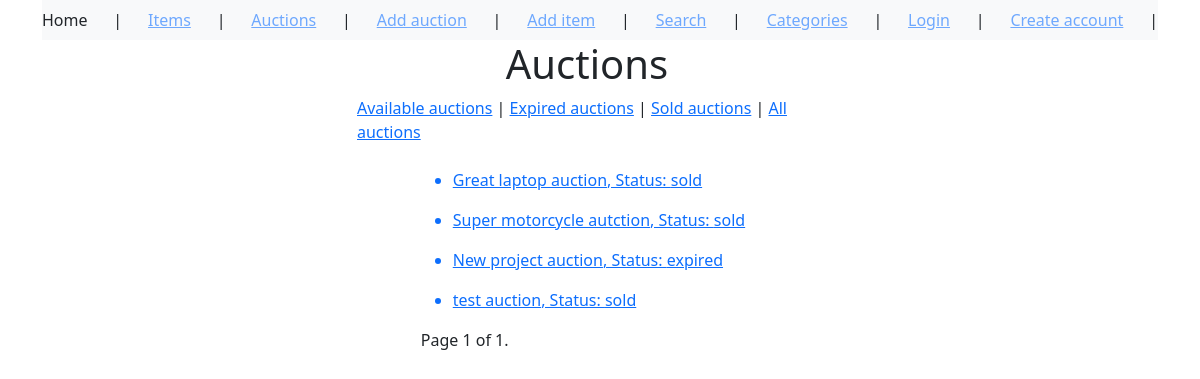
The page /auctions/ on the database as committed earlier.
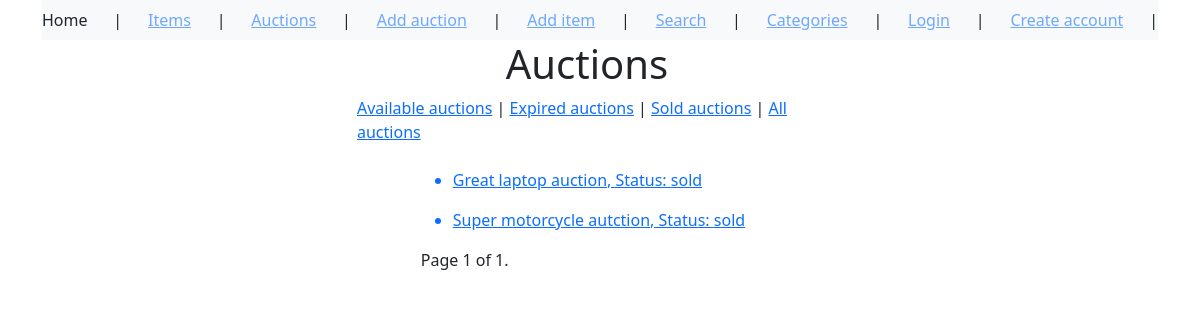
The same page on the database as committed later.
### auctions/models.py (models this page shows, shortened)
class Auction(models.Model):
    CHOICES = (
        ('available', 'available'),
        ('expired', 'expired'),
        ('sold', 'sold'),
    )
    name = models.CharField(max_length=255)
    item = models.ForeignKey(Item, on_delete=models.CASCADE)
    min_price = models.DecimalField(max_digits=10, decimal_places=2)
    buy_now_price = models.DecimalField(max_digits=10, decimal_places=2, null=True, blank=True)
    end_date = models.DateTimeField()
    seller = models.ForeignKey(User, on_delete=models.CASCADE, related_name='seller')
    buyer = models.ForeignKey(User, on_delete=models.CASCADE, blank=True, related_name='buyer', null=True)
    status = models.CharField(choices=CHOICES, default='available', max_length=64)

### auctions/views.py (the view)
# urls.py: path('auctions/', auctions.AuctionsList.as_view()),
class AuctionsList(ListView):
    model = Auction
    context_object_name = 'auction_list'
    paginate_by = 5
    def get_context_data(self, **kwargs):
        context = super().get_context_data(**kwargs)    # Get default context data
        for auction in context['auction_list']:
            if auction.end_date < timezone.now() and auction.bid_set.count() > 0:
                auction.status = 'sold'
                auction.save()
            elif auction.end_date < timezone.now():   # Check if end date is past
                auction.status = 'expired'
                auction.save()
        return context
    def get_template_names(self, **kwargs):
        status = self.request.GET.get('status')     # Get status parameter from the request
        if status == 'expired':
            return 'auctions/expired_auction_list.html'
        elif status == 'available':
            return 'auctions/available_auction_list.html'
        elif status == 'sold':
            return 'auctions/sold_auction_list.html'
        else:
            return 'auctions/auction_list.html'

### templates/auctions/auction_list.html (shortened to what this page needs)
{% extends 'auctions/base_template.html' %}
{% block content %}
<div id="content", name="content", class="main">
    <div class="row justify-content-center">
        <div class="col-5">
<h1>Auctions</h1>
</div>
</div>
</div>
<div id="content", name="content", class="main">
    <div class="row justify-content-center">
        <div class="col-15">
<a href="/auctions/?status=available">Available auctions</a> |
<a href="/auctions/?status=expired">Expired auctions</a> |
<a href="/auctions/?status=sold">Sold auctions</a> |
<a href="/auctions">All auctions</a>
</div>
</div>
</div><br>
<div id="content", name="content", class="main">
    <div class="row justify-content-center">
        <div class="col-9">
{% for auction in auction_list %}
<ul>
<a href="/auction/{{ auction.id }}"><li>{{ auction.name }}, Status: {{ auction.status }}</li></a>
</ul>
{% endfor %}
<div class="pagination">
    <span class="step-links">
        <span class="current">
            Page {{ page_obj.number }} of {{ page_obj.paginator.num_pages }}.
        </span>
    </span>
</div>
</div>
</div>
</div>
{% endblock %}

### templates/auctions/base_template.html (shortened to what this page needs)
<!DOCTYPE html>
<html lang="en">
<head>
    <link href="https://cdn.jsdelivr.net/npm/bootstrap@5.3.0-alpha3/dist/css/bootstrap.min.css" rel="stylesheet">
</head>
<body><div class="container">
    <nav class="navbar bg-light" data-bs-theme="dark">
        <a href="/home" class="nav-link active">Home</a> |
        <a href="/items">Items</a> |
        <a href="/auctions">Auctions</a> |
        <a href="/add-auction">Add auction</a> |
        <a href="/add-item">Add item</a> |
        <a href="/search">Search</a> |
        <a href="/categories">Categories</a> |
        {% if user.is_authenticated %}
            <a href="/logout">Logout</a> |
            <a href="/user/{{ user.username }}">{{ user.username }}</a> |
        {% else %}
            <a href="/accounts/login">Login</a> |
            <a href="/create-account">Create account</a> |
        {% endif %}
</nav>
</div>
<div id="content", name="content", class="main">
    <div class="row justify-content-center">
        <div class="col-5">
{% block content %}{% endblock %}
</div>
</div>
</div>
</body>
</html>

Rows that differ between the two databases and show on the page:
removed Auction: name "New project auction", status "expired"
removed Auction: name "test auction", status "sold"
